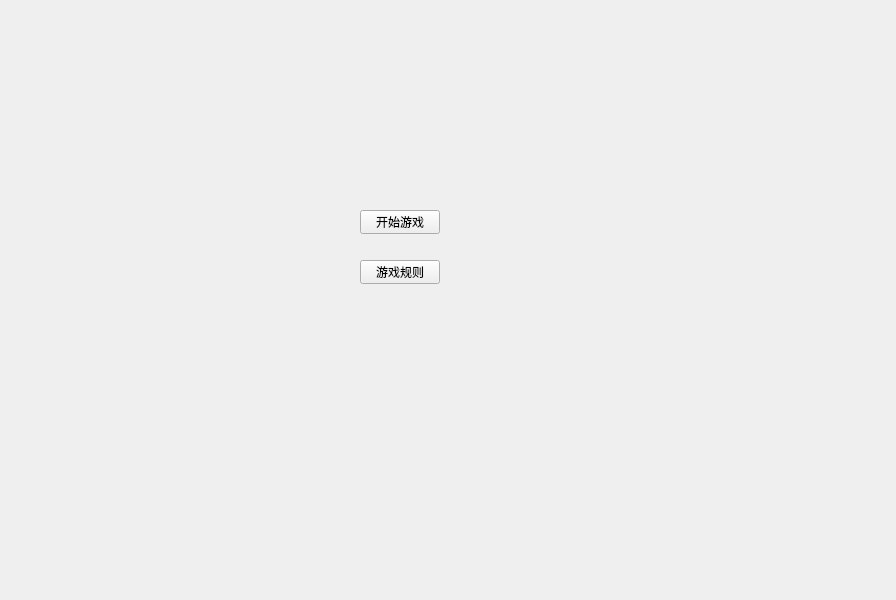
<?xml version="1.0" encoding="UTF-8"?>
<ui version="4.0">
 <class>menu</class>
 <widget class="QWidget" name="menu">
  <property name="geometry">
   <rect>
    <x>0</x>
    <y>0</y>
    <width>896</width>
    <height>600</height>
   </rect>
  </property>
  <property name="windowTitle">
   <string>Form</string>
  </property>
  <property name="autoFillBackground">
   <bool>true</bool>
  </property>
  <property name="styleSheet">
   <string notr="true"/>
  </property>
  <widget class="QPushButton" name="StartButton">
   <property name="geometry">
    <rect>
     <x>360</x>
     <y>210</y>
     <width>80</width>
     <height>24</height>
    </rect>
   </property>
   <property name="styleSheet">
    <string notr="true">
border-color: qlineargradient(spread:pad, x1:0, y1:0, x2:1, y2:0, stop:0 rgba(255, 0, 0, 255), stop:0.166 rgba(255, 255, 0, 255), stop:0.333 rgba(0, 255, 0, 255), stop:0.5 rgba(0, 255, 255, 255), stop:0.666 rgba(0, 0, 255, 255), stop:0.833 rgba(255, 0, 255, 255), stop:1 rgba(255, 0, 0, 255));
</string>
   </property>
   <property name="text">
    <string>开始游戏</string>
   </property>
  </widget>
  <widget class="QPushButton" name="Rule">
   <property name="geometry">
    <rect>
     <x>360</x>
     <y>260</y>
     <width>80</width>
     <height>24</height>
    </rect>
   </property>
   <property name="text">
    <string>游戏规则</string>
   </property>
  </widget>
 </widget>
 <resources/>
 <connections/>
</ui>
